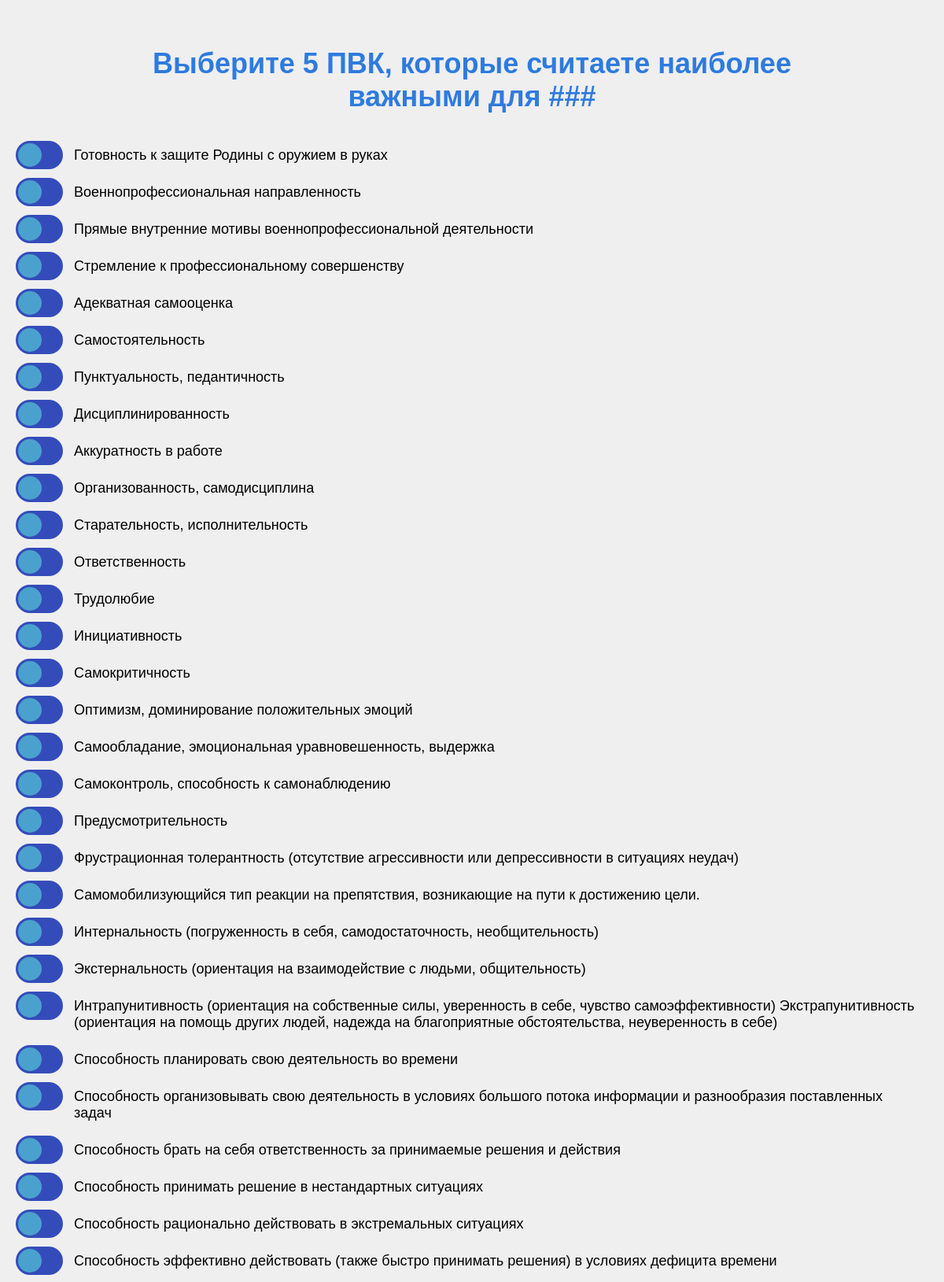
Page /opd2.com/links/lk_links/intermediate_page.php (upper part) on the committed database.
### tables this page shows
CREATE TABLE `pvk` (
  `id` int(11) NOT NULL,
  `name` text NOT NULL
);

### opd2.com/links/lk_links/intermediate_page.php (the view, shortened to what this page needs)
<?php
  $db = new PDO("mysql:host=localhost;dbname=opd",
  "root", "");
  $info = [];
  if ($query = $db->query("Select * from pvk")) {
    $info = $query->fetchAll(PDO::FETCH_ASSOC);} else {
        print_r($db->errorInfo());
    }
?>
<!DOCTYPE html>
<html lang="ru">
<head>
    <link rel="stylesheet" href="../../assets/css/lk_css/intermediate_page.css">
</head>
<body>
    <h1>Выберите 5 ПВК, которые считаете наиболее важными для ###</h1>
    <div class="container">
        <?php foreach ($info as $data): ?>
        <label class="checkbox" for="<?php echo $data['id']; ?>">
            <span class="checkbox__inner">
            <?php echo $data['name']; ?>
            </span>
        </label> <br>
        <?php endforeach; ?>
    </div>
</body>
</html>

### opd2.com/assets/css/lk_css/intermediate_page.css (style rules this page uses)
html { padding-top: 30px; box-sizing: border-box; }
*, *::before, *::after { box-sizing: inherit; }
body { font-family: Arial, Verdana, sans-serif; background-color: rgb(239, 239, 239); margin: 0 auto; max-width: 1200px; }
h1 { max-width: 80%; font-size: 36px; text-align: center; color: rgb(46, 123, 223); font-family: "Source Sans Variable", sans-serif; margin: 30px auto; }
.container { max-width: 100%; padding: 0 15px; margin: o auto; }
.checkbox { display: inline-block; padding: 5px; }
.checkbox__inner { display: inline-block; position: relative; font-size: 18px; padding: 8px; padding-left: 74px; }
.checkbox__inner::before { display: block; content: ""; position: absolute; left: 0; top: 0; width: 60px; height: 36px; background-color: rgb(52, 76, 186); border-radius: 18px; transition: background-color .3s, left .3s; }
.checkbox__inner::after { display: block; content: ""; position: absolute; width: 30px; height: 30px; border-radius: 15px; background-color: rgb(75, 161, 205); left: 3px; top: 3px; }

### rows in the picture
pvk: name "Готовность к защите Родины с оружием в руках"
pvk: name "Военнопрофессиональная направленность"
pvk: name "Прямые внутренние мотивы военнопрофессиональной деятельности"
pvk: name "Стремление к профессиональному совершенству"
pvk: name "Адекватная самооценка"
pvk: name "Самостоятельность"
pvk: name "Пунктуальность, педантичность"
pvk: name "Дисциплинированность"
pvk: name "Аккуратность в работе"
pvk: name "Организованность, самодисциплина"
pvk: name "Старательность, исполнительность"
pvk: name "Ответственность"
pvk: name "Трудолюбие"
pvk: name "Инициативность"
pvk: name "Самокритичность"
pvk: name "Оптимизм, доминирование положительных эмоций"
pvk: name "Самообладание, эмоциональная уравновешенность, выдержка"
pvk: name "Самоконтроль, способность к самонаблюдению"
pvk: name "Предусмотрительность"
pvk: name "Фрустрационная толерантность (отсутствие агрессивности или депрессивности в ситуациях неудач)"
pvk: name "Самомобилизующийся тип реакции на препятствия, возникающие на пути к достижению цели."
pvk: name "Интернальность (погруженность в себя, самодостаточность, необщительность)"
pvk: name "Экстернальность (ориентация на взаимодействие с людьми, общительность)"
pvk: name "Интрапунитивность (ориентация на собственные силы, уверенность в себе, чувство самоэффективности) Экстрапунитивность (ориентация на помощь других людей, надежда на благоприятные обстоятельства, неуверенность в себе)"
pvk: name "Способность планировать свою деятельность во времени"
pvk: name "Способность организовывать свою деятельность в условиях большого потока информации и разнообразия поставленных задач"
pvk: name "Способность брать на себя ответственность за принимаемые решения и действия"
pvk: name "Способность принимать решение в нестандартных ситуациях"
pvk: name "Способность рационально действовать в экстремальных ситуациях"
pvk: name "Способность эффективно действовать (также быстро принимать решения) в условиях дефицита времени"
